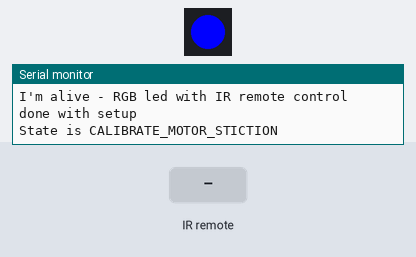
The sketch below on a simulated Arduino Uno, built with avr-gcc and run on an emulated ATmega328P. Parts: 1 RGB LEDs in strip order, left to right, the last lines printed to the serial monitor. Wiring (inferred from the names in the program): WS2801 LEDs: data pin 12; clock pin 11. The test bench sets the inputs (shaded band). Dim RGB values are drawn brighter than linear.

Above: at 2.2 s.
2.3 s: infrared code 0xFF629D received
At 3.5 s:
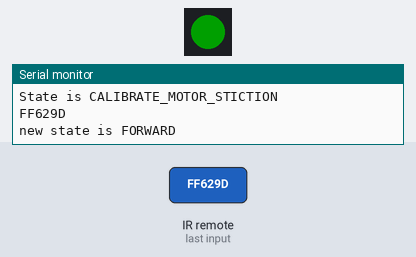
3.8 s: infrared code 0xFFA857 received
At 4.8 s:
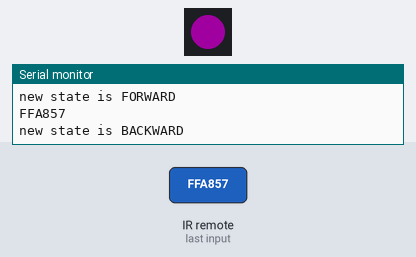
5.3 s: infrared code 0xFF22DD received
At 5.9 s:
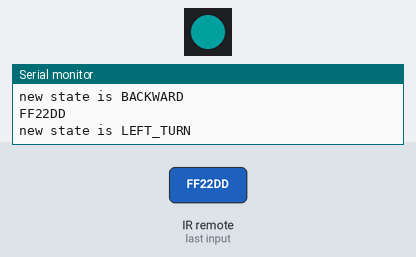
6.8 s: infrared code 0xFFC23D received
At 8.0 s:
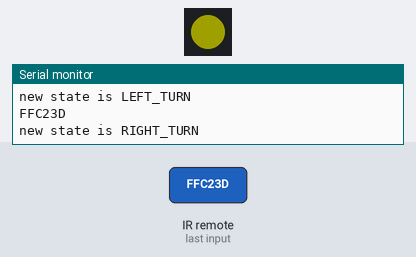
8.3 s: infrared code 0xFF02FD received
At 9.4 s:
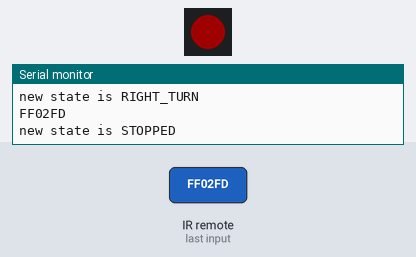
9.8 s: infrared code 0xFF6897 received
At 10.6 s:
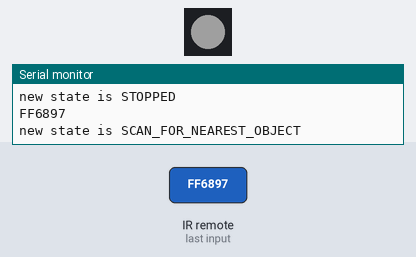
Timing chart, 0 to 12.3 s (numbered marks = the images above; inputs shaded):
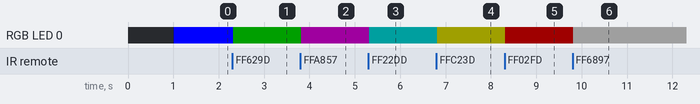

Measured:
- after the input at 2.3 s, RGB LED 0: RGB(0, 0, 255) → RGB(0, 31, 0) at once
- after the input at 3.8 s, RGB LED 0: RGB(0, 31, 0) → RGB(31, 0, 31) at once
- after the input at 5.3 s, RGB LED 0: RGB(31, 0, 31) → RGB(0, 31, 31) at once
- after the input at 6.8 s, RGB LED 0: RGB(0, 31, 31) → RGB(31, 31, 0) at once
- after the input at 8.3 s, RGB LED 0: RGB(31, 31, 0) → RGB(31, 0, 0) at once
- after the input at 9.8 s, RGB LED 0: RGB(31, 0, 0) → RGB(31, 31, 31) at once

The sketch:

Lab9_section1_IRremoteRGBledYDR_r1.ino
```cpp
// Lab9_section1_IRremoteRGBledYDR_r1.ino
// Clark Hochgraf
// April 16, 2017

#include <IRremote.h>  // can conflict with timerTone.cpp.o (symbol from plugin): In function `timer0_pin_port':
//(.text+0x0): multiple definition of `__vector_7'
// tone needs timer resources and so do PING and IR remote and PWM for the motor.
// We don't use the PING library in this code.

#define IR_RECV_PIN A3 // connect IR remote receiver to this pin

/* IR remote control codes - define symbols UP / DOWN to corresponding IR codes 0xFF629D */
#define UP  0xFF629D
#define DOWN 0xFFA857
#define LEFT 0xFF22DD
#define RIGHT 0xFFC23D
#define CENTER 0xFF02FD
#define ONE 0xFF6897
#define TWO 0xFF9867
#define THREE 0xFFB04F
#define REPEATCODE 0xFFFFFFFF
#define SHOWCODES true  // use for debug to show raw codes from IR remote

/*  a list of all the codes corresponding to buttons on the remote */
/*
  case 0xFF629D: Serial.println(" FORWARD"); break;
  case 0xFF22DD: Serial.println(" LEFT");    break;
  case 0xFF02FD: Serial.println(" -OK-");    break;
  case 0xFFC23D: Serial.println(" RIGHT");   break;
  case 0xFFA857: Serial.println(" REVERSE"); break;
  case 0xFF6897: Serial.println(" 1");    break;
  case 0xFF9867: Serial.println(" 2");    break;
  case 0xFFB04F: Serial.println(" 3");    break;
  case 0xFF30CF: Serial.println(" 4");    break;
  case 0xFF18E7: Serial.println(" 5");    break;
  case 0xFF7A85: Serial.println(" 6");    break;
  case 0xFF10EF: Serial.println(" 7");    break;
  case 0xFF38C7: Serial.println(" 8");    break;
  case 0xFF5AA5: Serial.println(" 9");    break;
  case 0xFF42BD: Serial.println(" *");    break;
  case 0xFF4AB5: Serial.println(" 0");    break;
  case 0xFF52AD: Serial.println(" #");    break;
  case 0xFFFFFFFF: Serial.println(" REPEAT");break;
*/

long previousIRcommand = 0;
IRrecv irrecv(IR_RECV_PIN);
decode_results IR_command_received; //create a variable named IR_command_received of type decode_results

// RGB Led data and clock pins on the arduino
#define LED_DATA_PIN 12
#define LED_CLOCK_PIN 11

/* define RGB LED colors */
#define DIM_WHITE_COLOR 0x1F1F1F
#define DIM_GREEN_COLOR 0x001F00
#define DIM_RED_COLOR 0x1F0000
#define DIM_BLUE_COLOR 0x00001F
#define DIM_RED_BLUE_COLOR 0x1F001F
#define DIM_RED_GREEN_COLOR 0x1F1F00
#define DIM_GREEN_BLUE_COLOR 0x001F1F
#define MED_BLUE_COLOR 0x0000FF
// Timers
unsigned long timerInMsec = 0;
float timeStepS = 0.01;

// declare a new type of data (directionState_type), with enumerated values
enum directionState_type {FORWARD, BACKWARD, LEFT_TURN, RIGHT_TURN, STOPPED, SCAN_FOR_NEAREST_OBJECT,
                          TURN_TO_NEAREST_OBJECT, CALIBRATE_MOTOR_STICTION};

directionState_type directionState = CALIBRATE_MOTOR_STICTION; // create a variable named directionState
directionState_type previousDirectionState = STOPPED; // set previous direction state to an impossible value
boolean isNewState = true;

void setup() {
  Serial.begin(115200);
  Serial.println("I'm alive - RGB led with IR remote control");

  irrecv.enableIRIn(); // Start the receiver
  pinMode(IR_RECV_PIN, INPUT_PULLUP); // try this to improve noise immunity (may not matter).
  delay(1000);

  StripInit();
  display_color_on_RGB_led(DIM_BLUE_COLOR);

  Serial.println("done with setup");

} //setup

//================================================================
void loop() {
  timerInMsec = millis();

  get_IR_command_if_any(); // this may update the directionState

  isNewState = ( directionState != previousDirectionState); // if state != prevState, then isNewState

  switch (directionState) {
    case FORWARD:
      //entry housekeeping
      if (isNewState) {
        Serial.println(F("new state is FORWARD"));
        display_color_on_RGB_led(DIM_GREEN_COLOR);
      }
      //state business

      //exit housekeeping
      break;

    case LEFT_TURN:
      //entry housekeeping
      if (isNewState) {
        Serial.println(F("new state is LEFT_TURN"));
        display_color_on_RGB_led(DIM_GREEN_BLUE_COLOR);
      }
      //state business

      //exit housekeeping
      break;

    case RIGHT_TURN:
      //entry housekeeping
      if (isNewState) {
        Serial.println(F("new state is RIGHT_TURN"));
        display_color_on_RGB_led(DIM_RED_GREEN_COLOR);
      }
      //state business

      //exit housekeeping
      break;

    case BACKWARD:
      //entry housekeeping
      if (isNewState) {
        Serial.println(F("new state is BACKWARD"));
        display_color_on_RGB_led(DIM_RED_BLUE_COLOR);
      }
      //state business

      //exit housekeeping
      break;

    case STOPPED:
      //entry housekeeping
      if (isNewState) {

        Serial.println(F("new state is STOPPED"));
        display_color_on_RGB_led(DIM_RED_COLOR);
      }
      //state business

      //exit housekeeping
      break;

    case SCAN_FOR_NEAREST_OBJECT:
      //entry housekeeping
      if (isNewState) {
        Serial.println(F("new state is SCAN_FOR_NEAREST_OBJECT"));
        display_color_on_RGB_led(DIM_WHITE_COLOR);
       }
      //state business

      //exit housekeeping
      break;

    case TURN_TO_NEAREST_OBJECT:
      //entry housekeeping
       if (isNewState) {
          Serial.println(F("new state is TURN_TO_NEAREST_OBJECT"));
          display_color_on_RGB_led(DIM_RED_COLOR);
        }

      //state business

      //exit housekeeping
      break;

    case CALIBRATE_MOTOR_STICTION:
      //entry housekeeping
      if (isNewState) {
        Serial.println(F("State is CALIBRATE_MOTOR_STICTION"));
        display_color_on_RGB_led(MED_BLUE_COLOR);
      }
      //state business

      //exit housekeeping

      break;

    default:
      break;

  }//switch

  previousDirectionState =  directionState;

} // loop()


//==============================================================
// Initialize the pins used to control the WS2801 driver
void StripInit(void)
{
  pinMode(LED_DATA_PIN, OUTPUT);
  pinMode(LED_CLOCK_PIN, OUTPUT);
  digitalWrite(LED_DATA_PIN, LOW);
  digitalWrite(LED_CLOCK_PIN, LOW);
}


//==============================================================
void get_IR_command_if_any()
{
  if (irrecv.decode(&IR_command_received)) { // takes up to 6 ms to run

    if (SHOWCODES) Serial.println(IR_command_received.value, HEX);
    if (IR_command_received.value == REPEATCODE) { // key held down, repeat last command
      IR_command_received.value = previousIRcommand;
      if (SHOWCODES) {
        Serial.print("repeating command IR_command_received.value ");
        Serial.println(IR_command_received.value, HEX);
      }
    }
    if (IR_command_received.value == LEFT)     directionState = LEFT_TURN;
    if (IR_command_received.value == CENTER)   directionState = STOPPED;
    if (IR_command_received.value == RIGHT)    directionState = RIGHT_TURN;
    if (IR_command_received.value == UP)       directionState = FORWARD;
    if (IR_command_received.value == DOWN)     directionState = BACKWARD;
    if (IR_command_received.value == ONE)      directionState = SCAN_FOR_NEAREST_OBJECT;
    if (IR_command_received.value == TWO)      directionState = TURN_TO_NEAREST_OBJECT;
    if (IR_command_received.value == THREE)    directionState = CALIBRATE_MOTOR_STICTION;

    previousIRcommand = IR_command_received.value;
    //Serial.println(directionState);
    irrecv.resume(); // Receive the next value
    //Serial.print("elapsed time "); Serial.println(millis()-starttime);
  }
}

// =======================================================================
void display_color_on_RGB_led(unsigned long color) {
  unsigned long bitmask = 0UL; // UL unsigned long literal (forces compiler to use long data type)
  unsigned long masked_color_result = 0UL;
  digitalWrite(LED_CLOCK_PIN, LOW); //start with clock low.
  for (int i = 23; i >= 0; i--) { // clock out one data bit at a time, starting with the MSB first
    bitmask = (1UL << i); // build bit mask. Note must use "1UL" unsigned long literal, not "1"
    masked_color_result = color & bitmask; // reveals just one bit of color at time
    boolean data_bit = !(masked_color_result == 0); // this is the bit of data to be clocked out.
    digitalWrite(LED_DATA_PIN, data_bit);
    digitalWrite(LED_CLOCK_PIN, HIGH);
    digitalWrite(LED_CLOCK_PIN, LOW);
  }
  digitalWrite(LED_CLOCK_PIN, HIGH);
  delayMicroseconds(501); // after writing data to LED driver, must hold clock line
  // high for 500 microseconds to latch color data in led shift register.
}//display_color_on_RGB_led()
```
